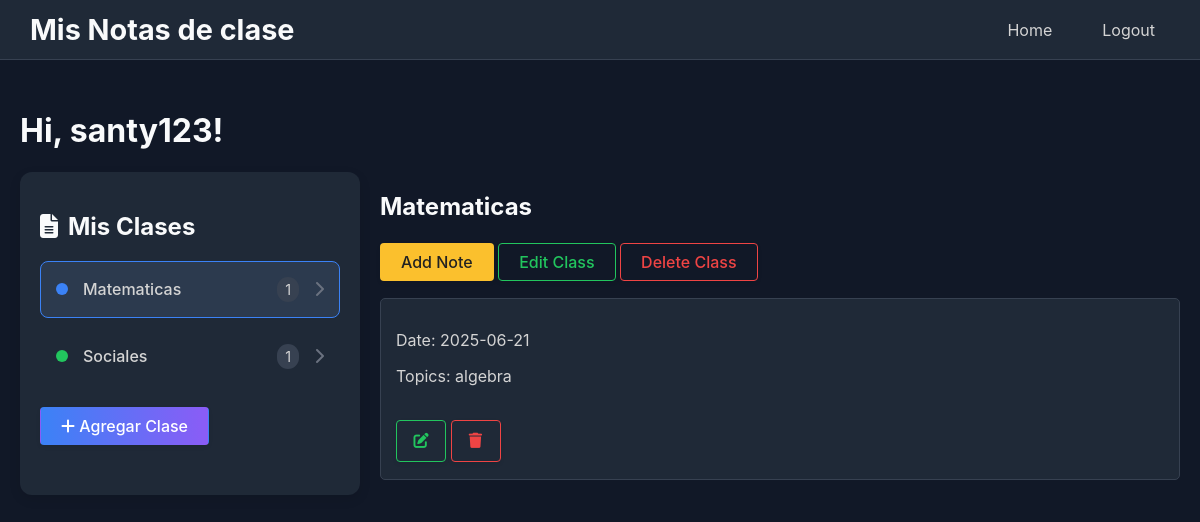
The page /index (signed in) on the database as committed earlier.
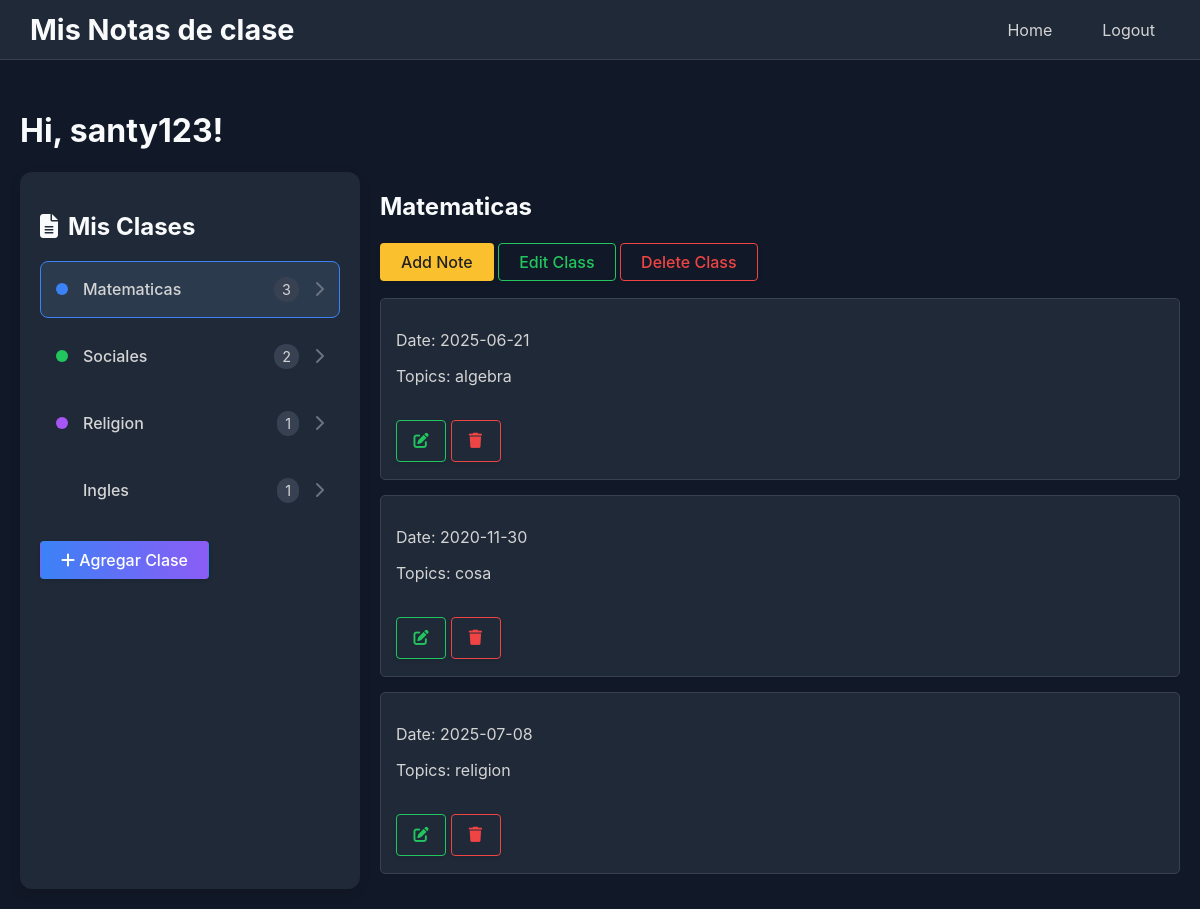
The same page on the database as committed later.
### app/models.py (models this page shows, shortened)
class User(UserMixin, db.Model):
    id = db.Column(db.Integer, primary_key=True)
    username = db.Column(db.String(64), index=True, unique=True)
    email = db.Column(db.String(120), index=True, unique=True)
    password_hash = db.Column(db.String(128))
    classes = db.relationship('Class', backref='author', lazy='dynamic')

class Class(db.Model):
    id = db.Column(db.Integer, primary_key=True)
    name = db.Column(db.String(140))
    user_id = db.Column(db.Integer, db.ForeignKey('user.id'))
    notes = db.relationship('Note', backref='cl', lazy='dynamic', cascade="all, delete-orphan")

class Note(db.Model):
    id = db.Column(db.Integer, primary_key=True)
    date = db.Column(db.String(140))
    topics = db.Column(db.String(140))
    class_id = db.Column(db.Integer, db.ForeignKey('class.id'))
    images = db.relationship('NoteImage', backref='note', lazy='dynamic', cascade="all, delete-orphan")

### app/routes.py (the view)
@app.route('/')
@app.route('/index')
@app.route('/index/<int:class_id>')
@login_required
def index(class_id=None):
    classes = Class.query.filter_by(user_id=current_user.id).all()
    if class_id is None and classes:
        selected_class = classes[0]
    else:
        selected_class = Class.query.get(class_id)
    notes = []
    if selected_class:
        notes = Note.query.filter_by(class_id=selected_class.id).all()
    return render_template('index.html', title='Home', classes=classes, notes=notes, selected_class=selected_class)

### app/models.py (called while the page is built)
@login.user_loader
def load_user(id):
    return User.query.get(int(id))

### app/templates/index.html (shortened to what this page needs)
{% extends "base.html" %}
{% block content %}
    <h1>Hi, {{ current_user.username }}!</h1>
    <div class="container">
        <div class="classes-menu">
            <h2><i class="fa-solid fa-file-lines"></i> Mis Clases</h2>
            <ul class="class-list">
                {% for class in classes %}
                <li class="class-item {% if selected_class and class.id == selected_class.id %}active{% endif %}">
                    <a href="{{ url_for('index', class_id=class.id) }}">
                        <span class="class-color-dot"></span>
                        <span class="class-name">{{ class.name }}</span>
                        <span class="note-count">{{ class.notes.count() }}</span>
                        <i class="fa-solid fa-chevron-right"></i>
                    </a>
                </li>
                {% endfor %}
            </ul>
            <a href="{{ url_for('add_class') }}" class="btn-action btn-add-class">
                <i class="fa-solid fa-plus"></i> Agregar Clase
            </a>
        </div>
        <div class="day-notes">
            {% if selected_class %}
                <h2>{{ selected_class.name }}</h2>
                <a href="{{ url_for('add_note', class_id=selected_class.id) }}" class="btn-action btn-note">Add Note</a>
                <a href="{{ url_for('edit_class', id=selected_class.id) }}" class="btn-action btn-edit">Edit Class</a>
                <a href="{{ url_for('delete_class', id=selected_class.id) }}" class="btn-action btn-delete">Delete Class</a>
                {% for note in notes %}
                    <div class="note">
                        <p>Date: {{ note.date }}</p>
                        <p>Topics: {{ note.topics }}</p>
                        <div class="note-actions">
                            <a href="{{ url_for('edit_note', id=note.id) }}" class="btn-action btn-edit btn-icon" title="Edit Note"><i class="fa-solid fa-pen-to-square"></i></a>
                            <a href="{{ url_for('delete_note', id=note.id) }}" class="btn-action btn-delete btn-icon" title="Delete Note"><i class="fa-solid fa-trash"></i></a>
                        </div>
                    </div>
                {% endfor %}
            {% else %}
                <h2>Day Notes</h2>
                <p>No class selected. Select a class to see the notes.</p>
            {% endif %}
        </div>
    </div>
{% endblock %}

### app/templates/base.html (shortened to what this page needs)
<html lang="en">
<head>
    <link rel="stylesheet" href="{{ url_for('static', filename='style.css') }}">
    <link rel="stylesheet" href="https://cdnjs.cloudflare.com/ajax/libs/font-awesome/6.5.0/css/all.min.css" />
    <link rel="stylesheet" href="https://cdn.jsdelivr.net/npm/flatpickr/dist/flatpickr.min.css">
</head>
<body>
    <nav class="navbar">
        <div class="navbar-title">Mis Notas de clase</div>
        <div class="navbar-links">
            <a href="{{ url_for('index') }}">Home</a>
            {% if current_user.is_anonymous %}
            <a href="{{ url_for('login') }}">Login</a>
            <a href="{{ url_for('register') }}">Register</a>
            {% else %}
            <a href="{{ url_for('logout') }}">Logout</a>
            {% endif %}
        </div>
    </nav>
    <div class="main-content">
        {% block content %}{% endblock %}
    </div>
</body>
</html>

### app/static/style.css (style rules this page uses)
body { font-family: -apple-system, BlinkMacSystemFont, "Segoe UI", Roboto, Helvetica, Arial, sans-serif; margin: 0; display: flex; height: 100vh; background-color: #111827; color: #d4d4d4; }
.navbar { width: 100%; background-color: #1F2937; display: flex; align-items: center; justify-content: space-between; padding: 0 30px; height: 60px; border-bottom: 1px solid #374151; position: fixed; top: 0; left: 0; z-index: 1000; box-sizing: border-box; }
.navbar-title { color: #F9FAFB; font-size: 1.8em; font-weight: bold; white-space: nowrap; }
.navbar-links { display: flex; gap: 20px; flex-wrap: wrap; align-items: center; }
.navbar-links a { color: #d4d4d4; text-decoration: none; padding: 10px 15px; border-radius: 5px; transition: background 0.2s; white-space: nowrap; }
.main-content { flex-grow: 1; padding: 20px; background-color: #111827; overflow-y: auto; margin-top: 70px; }
.container { display: flex; gap: 20px; }
.classes-menu { width: 300px; background-color: #1F2937; padding: 20px; border-radius: 12px; box-shadow: 0 4px 12px rgba(0, 0, 0, 0.1); }
.classes-menu h2 { display: flex; align-items: center; gap: 10px; font-size: 1.5em; margin-bottom: 20px; }
.class-list { list-style: none; padding: 0; margin: 0; margin-bottom: 20px; }
.class-item { display: flex; align-items: center; padding: 15px; border-radius: 8px; margin-bottom: 10px; cursor: pointer; transition: background-color 0.2s; border: 1px solid transparent; }
.class-item.active { background-color: #2c3a4e; border-color: #3b82f6; }
.class-color-dot { width: 12px; height: 12px; border-radius: 50%; margin-right: 15px; }
.class-item:nth-child(1) .class-color-dot { background-color: #3b82f6; }
.class-item:nth-child(2) .class-color-dot { background-color: #22c55e; }
.class-item:nth-child(3) .class-color-dot { background-color: #a855f7; }
.class-name { flex-grow: 1; font-weight: 500; }
.note-count { background-color: #374151; padding: 4px 8px; border-radius: 12px; font-size: 0.9em; margin-right: 15px; }
.class-item i { color: #6b7280; }
.btn-add-class { display: flex; align-items: center; justify-content: center; padding: 15px; border-radius: 8px; background: linear-gradient(to right, #3b82f6, #8b5cf6); color: white; font-size: 1.1em; font-weight: 500; text-decoration: none; gap: 10px; }
.day-notes { flex-grow: 1; }
.note { background-color: #1F2937; border: 1px solid #374151; padding: 15px; margin-bottom: 15px; margin-top: 15px; border-radius: 5px; }
.note-actions { margin-top: 16px; }
h1, h2, h3 { color: #F9FAFB; }
a { color: #38bdf8; }
.btn-action { display: inline-block; font-family: inherit; font-size: 1em; font-weight: 500; padding: 8px 20px; border: 1px solid transparent; border-radius: 4px; box-shadow: 0 2px 4px rgba(0,0,0,0.08); cursor: pointer; transition: background 0.2s, box-shadow 0.2s, color 0.2s; text-decoration: none; margin: 2px 0; }
.btn-edit { background: transparent; color: #22c55e; border-color: #22c55e; }
.btn-delete { background: transparent; color: #ef4444; border-color: #ef4444; }
.btn-note { background: #fbc02d; color: #222; }
.btn-icon { padding: 4px 8px; font-size: 0.95em; min-width: 32px; min-height: 32px; display: inline-flex; align-items: center; justify-content: center; }
.class-item a { text-decoration: none; color: inherit; display: flex; align-items: center; width: 100%; }

Rows that differ between the two databases and show on the page:
computed for Class "Matematicas": notes.count "1" → "3"
computed for Class "Sociales": notes.count "1" → "2"
added Class: name "Religion", notes.count "1"
added Class: name "Ingles", notes.count "1"
added Note: date "2020-11-30", topics "cosa"
added Note: date "2025-07-08", topics "religion"
